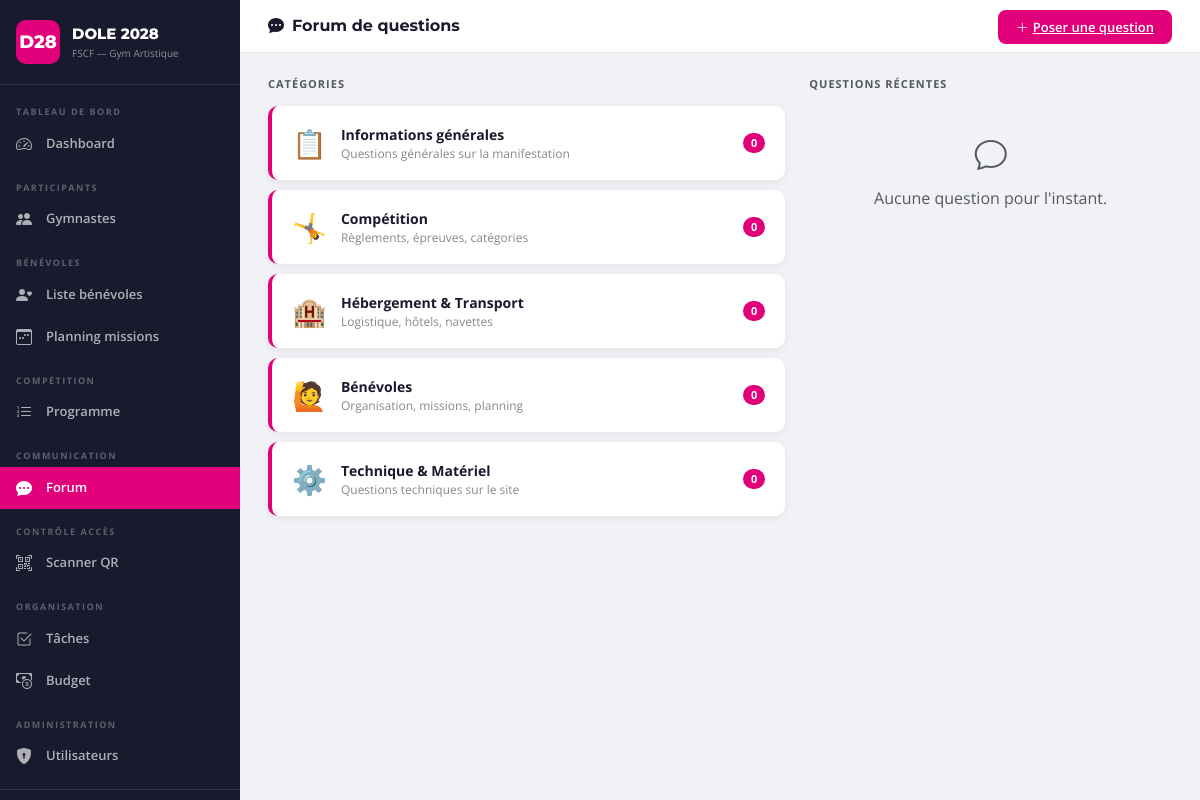
The page /forum (signed in) on the database its author committed.
### tables this page shows
CREATE TABLE forum_categories (
            id INTEGER PRIMARY KEY AUTOINCREMENT,
            nom TEXT NOT NULL,
            description TEXT DEFAULT '',
            icon TEXT DEFAULT '💬',
            ordre INTEGER DEFAULT 0
        );

### app.py (the view)
@app.route('/forum')
@login_required
def forum():
    conn = get_db()
    cats = conn.execute('''
        SELECT fc.*,COUNT(fq.id) nb,SUM(CASE WHEN fq.is_resolved=0 THEN 1 ELSE 0 END) ouvertes
        FROM forum_categories fc LEFT JOIN forum_questions fq ON fc.id=fq.categorie_id
        GROUP BY fc.id ORDER BY fc.ordre
    ''').fetchall()
    recent = conn.execute('''
        SELECT fq.*,u.nom,u.prenom,fc.nom cat_nom,COUNT(fr.id) nb_rep
        FROM forum_questions fq JOIN users u ON fq.auteur_id=u.id
        JOIN forum_categories fc ON fq.categorie_id=fc.id
        LEFT JOIN forum_reponses fr ON fq.id=fr.question_id
        GROUP BY fq.id ORDER BY fq.created_at DESC LIMIT 6
    ''').fetchall()
    conn.close()
    return render_template('forum_index.html', cats=cats, recent=recent)

### app.py (called while the page is built)
def get_db():
    conn = sqlite3.connect(DATABASE)
    conn.row_factory = sqlite3.Row
    return conn

@login_manager.user_loader
def load_user(uid):
    conn = get_db()
    row = conn.execute('SELECT * FROM users WHERE id=?', (uid,)).fetchone()
    conn.close()
    return User(row) if row else None

    @property
    def is_admin(self): return self.role == 'admin'

    @property
    def is_staff(self): return self.role in ('admin', 'responsable')

    @property
    def full_name(self): return f"{self.prenom} {self.nom}"

### templates/forum_index.html (shortened to what this page needs)
{% extends 'base.html' %}
{% block page_title %}<i class="bi bi-chat-dots-fill me-2"></i>Forum de questions{% endblock %}
{% block topbar_actions %}
<a href="{{ url_for('forum_ask') }}" class="btn-fscf"><i class="bi bi-plus-lg me-1"></i>Poser une question</a>
{% endblock %}
{% block content %}
<div class="row g-4">
  <div class="col-lg-7">
    <h6 class="fw-bold text-muted mb-3 text-uppercase" style="font-size:11px;letter-spacing:1px;">Catégories</h6>
    {% for c in cats %}
    <a href="{{ url_for('forum_cat', id=c.id) }}" class="forum-cat-card">
      <div class="forum-icon">{{ c.icon }}</div>
      <div class="flex-grow-1">
        <div class="forum-cat-name">{{ c.nom }}</div>
        <div class="forum-cat-desc">{{ c.description }}</div>
      </div>
      <div class="text-end">
        <div class="forum-badge">{{ c.nb }}</div>
      </div>
    </a>
    {% endfor %}
  </div>
  <div class="col-lg-5">
    <h6 class="fw-bold text-muted mb-3 text-uppercase" style="font-size:11px;letter-spacing:1px;">Questions récentes</h6>
    {% for q in recent %}
    <div class="question-row {{ 'resolved' if q.is_resolved else 'open' }} mb-2">
      <div class="d-flex align-items-start justify-content-between gap-2">
        <div>
          <a href="{{ url_for('forum_question', id=q.id) }}" class="text-decoration-none fw-bold" style="font-size:13px;color:var(--navy);">
            {{ q.titre }}
          </a>
          <div style="font-size:11px;color:#888;margin-top:3px;">
            <span class="badge bg-light text-dark border">{{ q.cat_nom }}</span>
            par {{ q.prenom }} {{ q.nom }} · {{ q.created_at[:10] }}
          </div>
        </div>
        <div class="text-end flex-shrink-0">
          <span style="font-size:11px;color:#aaa;">{{ q.nb_rep }} rep.</span><br>
          {% if q.is_resolved %}<span class="badge bg-success" style="font-size:9px;">Résolu</span>
          {% else %}<span class="badge bg-danger" style="font-size:9px;">Ouvert</span>{% endif %}
        </div>
      </div>
    </div>
    {% else %}
    <div class="text-center py-4 text-muted"><i class="bi bi-chat fs-2 d-block mb-2"></i>Aucune question pour l'instant.</div>
    {% endfor %}
  </div>
</div>
{% endblock %}

### static/css/style.css (style rules this page uses)
:root { --pink: #E2007A; --navy: #1a1a2e; --blue: #0066CC; --green: #009944; --sidebar-w: 240px; }
* { box-sizing: border-box; }
body { font-family: 'Open Sans', sans-serif; background: #f0f2f5; margin: 0; }
.btn-fscf { background: var(--pink); color: white; border: none; border-radius: 8px; padding: 8px 18px; font-weight: 600; font-size: 13px; cursor: pointer; transition: background .15s; }
.forum-cat-card { background: white; border-radius: 10px; padding: 16px 20px; display: flex; align-items: center; gap: 14px; text-decoration: none; color: inherit; box-shadow: 0 2px 8px rgba(0,0,0,.06); transition: transform .15s, box-shadow .15s; border-left: 4px solid var(--pink); margin-bottom: 10px; }
.forum-icon { font-size: 28px; }
.forum-cat-name { font-weight: 700; font-size: 14px; color: var(--navy); }
.forum-cat-desc { font-size: 12px; color: #888; }
.forum-badge { background: var(--pink); color: white; border-radius: 20px; padding: 2px 8px; font-size: 11px; font-weight: 700; margin-left: auto; }

### rows shown on the page
forum_categories: icon "📋", nom "Informations générales", description "Questions générales sur la manifestation", nb "0"
forum_categories: icon "🤸", nom "Compétition", description "Règlements, épreuves, catégories", nb "0"
forum_categories: icon "🏨", nom "Hébergement & Transport", description "Logistique, hôtels, navettes", nb "0"
forum_categories: icon "🙋", nom "Bénévoles", description "Organisation, missions, planning", nb "0"
forum_categories: icon "⚙️", nom "Technique & Matériel", description "Questions techniques sur le site", nb "0"
